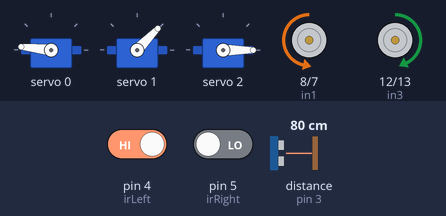
A sketch run on a simulated Arduino Uno, built with avr-gcc and run on an emulated ATmega328P. Parts: 3 × servo, motor-driver pin pairs drawn as motors (green arrow = first pin HIGH = forward, orange = second pin HIGH = backward, longer = more drive, scaled by the enable pin). Wiring (inferred from the names in the program): ultrasonic range finder: trigger pin 2; echo pin 3. The inputs (shaded band) are chosen by the test bench; at power-on: distance to the obstacle (sensor on pin 3) 80 cm, pin 4 (irLeft) HIGH, pin 5 (irRight) LOW. The echo pulse lasts 58.3 µs per cm.

Above: at 2.7 s.
2.8 s: distance to the obstacle (sensor on pin 3) set to 11 cm
4.3 s: distance to the obstacle (sensor on pin 3) set to 8 cm
At 4.46 s:
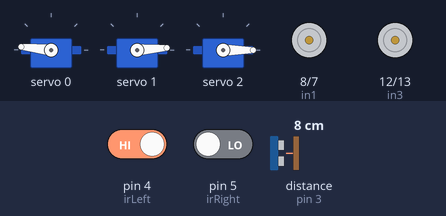
At 5.08 s:
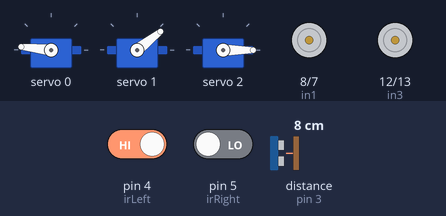
13.3 s: pin 4 (irLeft) driven LOW
At 13.76 s:
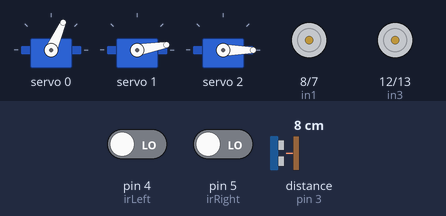
Timing chart, 0 to 22.3 s (numbered marks = the images above; inputs shaded):
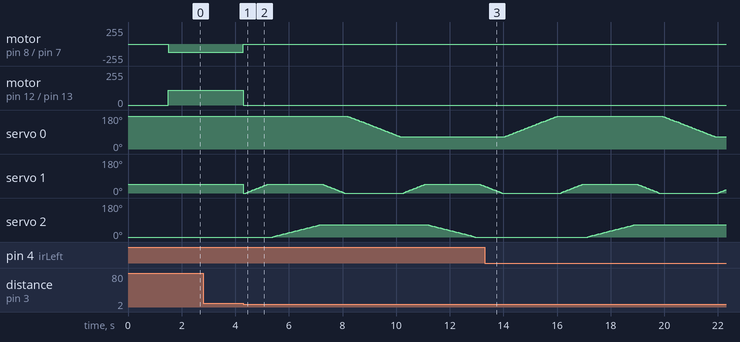

Measured:
- the behaviour switches between 10 and 9 cm on distance to the obstacle (sensor on pin 3) (found by bisection; images 0 and 1)
- after the input at 2.8 s, every drawn part: stays the same
- after the input at 4.3 s, motor on pin 8 (in1) / pin 7 (in2): backward 125/255 → stopped at once; motor on pin 12 (in3) / pin 13 (in4): forward 110/255 → stopped at once

The sketch:

RADProjectFinal.ino
```cpp
#include <Wire.h>
#include <Adafruit_PWMServoDriver.h>

//Left
int en1 = 6 ;
int in1 = 8;
int in2 = 7;
//Right
int en2=11;
int in3=12;
int in4=13;

//ir inputs
int irLeft = 4;
int irRight = 5 ;

// ultrasonic sensor pins
int trigPin = 2;
int echoPin = 3;

int distance = 9 ;
bool pickingInProgress = false ;

//servo driver

#define SERVOMIN 125
#define SERVOMAX 575

Adafruit_PWMServoDriver pwm = Adafruit_PWMServoDriver(0x40);

uint8_t servonum = 0 ;

void setup() {
  Serial.begin(9600);
  pwm.begin();
  pinMode(in1,OUTPUT);
  pinMode(in2,OUTPUT);
  pinMode(en1,OUTPUT);
  pinMode(in3,OUTPUT);
  pinMode(in4,OUTPUT);
  pinMode(en2,OUTPUT);
  analogWrite(en1,125);
  analogWrite(en2,110);
  pinMode(trigPin,OUTPUT);
  pinMode(echoPin,INPUT);
  pinMode(irLeft,INPUT);
  pinMode(irRight,INPUT);
  pwm.setPWMFreq(60);
  pwm.setPWM(0,0,575);
  pwm.setPWM(1,0,250);
  pwm.setPWM(2,0,125);
  delay(1500);
}

void loop() {
    int irLeftValue = digitalRead(irLeft);
    int irRightValue = digitalRead(irRight);

    distance = getDistance();
    if(distance <=8 && !pickingInProgress){
        stop();
        pickAndPlace();
        pickingInProgress = true ;
    }
    else{
        if( irLeftValue==0  && irRightValue == 0 ){
         forward();
        }
        else if(irLeftValue==0  && irRightValue == 1 ){
          turnRight();
        }
        else if(irLeftValue==1  && irRightValue == 0 ){
          turnLeft();
        }
        else{
          stop();
        }
        pickingInProgress = false ;
    }

    // Serial.print("Left sensor :");
    // Serial.println(irLeftValue);
    // Serial.print("Right Sensor :");
    // Serial.println(irRightValue);
    // Serial.println(getDistance());


}
void setSpeed(int speed){
  analogWrite(en1,speed);
  analogWrite(en2,speed);
}
void forward(){
    digitalWrite(in2,HIGH);
    digitalWrite(in4,HIGH);
    digitalWrite(in3,LOW);
    digitalWrite(in1,LOW);
}
void stop(){
    digitalWrite(in3,LOW);
    digitalWrite(in1,LOW);
    digitalWrite(in4,LOW);
    digitalWrite(in2,LOW);
}

void turnLeft(){
    digitalWrite(in2,HIGH);
    digitalWrite(in4,LOW);
    digitalWrite(in3,HIGH);
    digitalWrite(in1,LOW);
}
void turnRight(){
    digitalWrite(in2,LOW);
    digitalWrite(in4,HIGH);
    digitalWrite(in3,LOW);
    digitalWrite(in1,HIGH);
}


long getDistance(){
  long duration;
  int distance;
  digitalWrite(trigPin, LOW);
  delayMicroseconds(2);
  digitalWrite(trigPin, HIGH);
  delayMicroseconds(10);
  digitalWrite(trigPin, LOW);
  duration = pulseIn(echoPin, HIGH);
  distance = duration * 0.034 / 2;
  return distance;
}


void pickAndPlace(){

  for(int i=125;i<=250;i+=5)
  {
    pwm.setPWM(1,0,i);
    delay(35);
  }
  //servo hand
  for(int i=125;i<=300;i+=5)
  {
    pwm.setPWM(2,0,i);
    delay(55);
  }
  //servo right shoulder
  for(int i = 250; i>=125 ; i-=5)
  {
    pwm.setPWM(1,0,i);
    delay(35);
  }
  //servo bottom
  for(int i = 575; i>=300 ; i-=5)
  {
    pwm.setPWM(0,0,i);
    delay(35);
  }
  //sevo right
  for(int i=125;i<=250;i+=5)
  {
    pwm.setPWM(1,0,i);
    delay(35);
  }
  //servo hand
  for(int i=300;i>=125;i-=5)
  {
    pwm.setPWM(2,0,i);
    delay(55);
  }
  //servo right shoulder
  for(int i = 250; i>=125 ; i-=5)
  {
    pwm.setPWM(1,0,i);
    delay(35);
  }
  //servo bottom
  for(int i=300;i<=575;i+=5)
  {
    pwm.setPWM(0,0,i);
    delay(35);
  }
}
```
